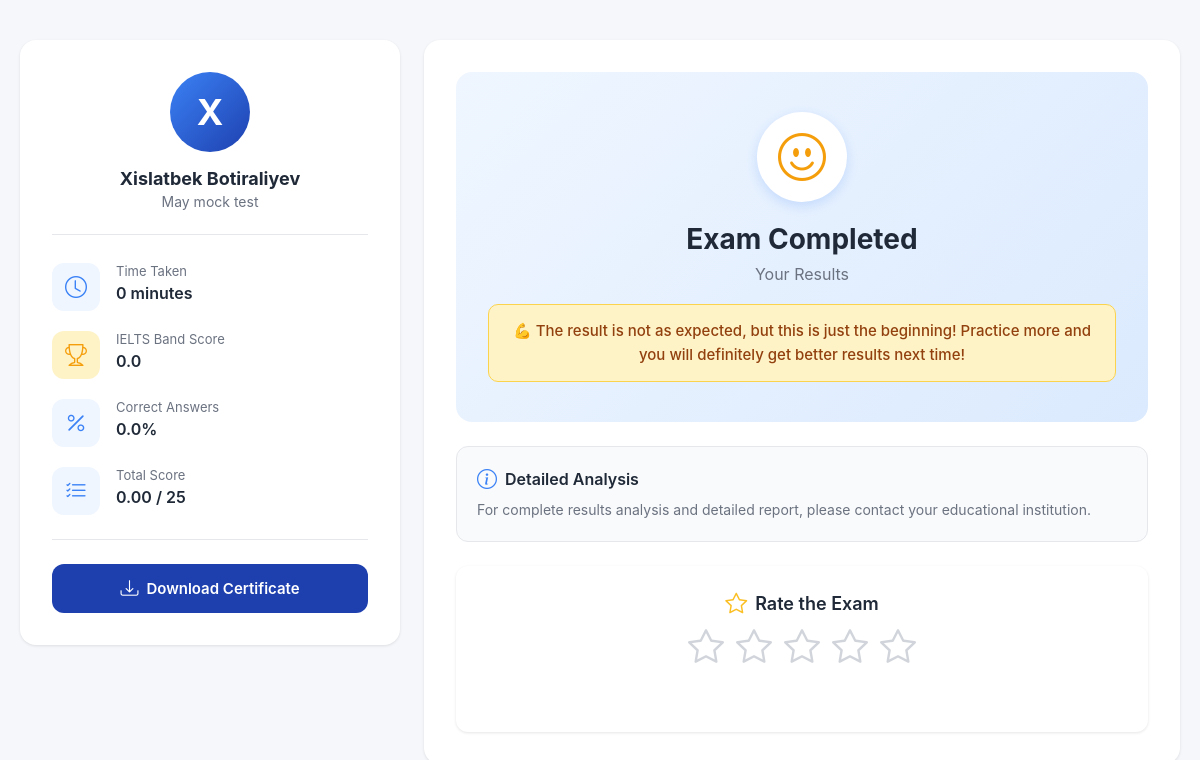
Screenshot of /results/32/ with the database file from the repository.
### results/models.py (models this page shows, shortened)
class Result(models.Model):
    student = models.ForeignKey(Student, on_delete=models.CASCADE, related_name='results')
    exam = models.ForeignKey(Exam, on_delete=models.CASCADE, related_name='results')
    exam_link = models.ForeignKey(ExamLink, on_delete=models.SET_NULL, null=True, related_name='results')
    score = models.DecimalField(max_digits=5, decimal_places=2)
    total_points = models.IntegerField()
    percentage = models.DecimalField(max_digits=5, decimal_places=2)
    answers = models.JSONField(default=dict, help_text='JSON format: {"question_id": "answer"}')
    time_taken = models.IntegerField(help_text='Time taken in seconds', null=True, blank=True)
    started_at = models.DateTimeField()
    completed_at = models.DateTimeField(auto_now_add=True)
    tab_switches = models.IntegerField(default=0, help_text='Number of times student switched tabs')
    class Meta:
        db_table = 'results'
        ordering = ['-completed_at']
        indexes = [
            models.Index(fields=['exam', '-completed_at']),
            models.Index(fields=['student', '-completed_at']),
        ]
    @property
    def band_score(self):
        if self.percentage >= 90:
            return 9.0
        elif self.percentage >= 80:
            return 8.0
        elif self.percentage >= 70:
            return 7.0
        elif self.percentage >= 60:
            return 6.0
        elif self.percentage >= 50:
            return 5.0
        elif self.percentage >= 40:
            return 4.0
        elif self.percentage >= 30:
            return 3.0
        elif self.percentage >= 20:
            return 2.0
        elif self.percentage >= 10:
            return 1.0
        return 0.0

### students/models.py (models this page shows, shortened)
class Student(models.Model):
    STUDENT_TYPE_CHOICES = [
        ('institution', 'Institution Student'),
        ('external', 'External Student'),
    ]
    first_name = models.CharField(max_length=100)
    last_name = models.CharField(max_length=100)
    phone = models.CharField(max_length=20)
    telegram_username = models.CharField(max_length=100, blank=True)
    email = models.EmailField(blank=True)
    student_type = models.CharField(max_length=20, choices=STUDENT_TYPE_CHOICES, default='external')
    teacher = models.ForeignKey('organizations.Teacher', on_delete=models.SET_NULL, null=True, blank=True, related_name='students', verbose_name="O'qituvchi")
    group = models.ForeignKey('organizations.Group', on_delete=models.SET_NULL, null=True, blank=True, related_name='students', verbose_name="Guruh")
    created_at = models.DateTimeField(auto_now_add=True)
    class Meta:
        db_table = 'students'
        ordering = ['-created_at']
    @property
    def full_name(self):
        return f"{self.first_name} {self.last_name}"

### exams/models.py (models this page shows, shortened)
class Exam(models.Model):
    organization = models.ForeignKey(settings.AUTH_USER_MODEL, on_delete=models.CASCADE, related_name='exams')
    title = models.CharField(max_length=255)
    description = models.TextField(blank=True)
    duration = models.IntegerField(help_text='Duration in minutes')
    is_active = models.BooleanField(default=True)
    created_at = models.DateTimeField(auto_now_add=True)
    updated_at = models.DateTimeField(auto_now=True)
    class Meta:
        db_table = 'exams'
        ordering = ['-created_at']

### results/views_mvt.py (the view, shortened to what this page needs)
def result_view(request, pk):
    result = get_object_or_404(Result, pk=pk)
    is_admin = request.user.is_authenticated and request.user == result.exam.organization
    question_results = []
    template_name = 'results/result_detail.html'
    incorrect_count = sum(1 for item in question_results if not item['is_correct'] and item['correct_answer'])
    context = {
        'result': result,
        'question_results': question_results,
        'is_admin': is_admin,
        'time_taken_minutes': result.time_taken // 60 if result.time_taken else 0,
        'incorrect_count': incorrect_count
    }
    return render(request, template_name, context)

### organizations/context_processors.py (called while the page is built)
def organization_settings(request):
    if request.user.is_authenticated and hasattr(request.user, 'settings'):
        return {
            'org_settings': request.user.settings
        }
    return {}

### templates/results/result_detail.html (shortened to what this page needs)
<!DOCTYPE html>
<html lang="en">
<head>
    <link href="https://cdn.jsdelivr.net/npm/bootstrap-icons@1.10.0/font/bootstrap-icons.css" rel="stylesheet">
</head>
<body>
<div class="container">
    <div class="left-column">
        <div class="card">
            <div class="student-header">
                <div class="student-avatar">
                    {{ result.student.full_name.0|upper }}
                </div>
                <div class="student-name">{{ result.student.full_name }}</div>
                <div class="exam-title">{{ result.exam.title }}</div>
            </div>
            <div class="detail-item">
                <div class="detail-icon">
                    <i class="bi bi-clock"></i>
                </div>
                <div class="detail-content">
                    <div class="detail-label">Time Taken</div>
                    <div class="detail-value">{{ time_taken_minutes }} minutes</div>
                </div>
            </div>
            <div class="detail-item">
                <div class="detail-icon {% if result.band_score >= 5 %}success{% else %}warning{% endif %}">
                    <i class="bi bi-trophy"></i>
                </div>
                <div class="detail-content">
                    <div class="detail-label">IELTS Band Score</div>
                    <div class="detail-value">{{ result.band_score }}</div>
                </div>
            </div>
            <div class="detail-item">
                <div class="detail-icon">
                    <i class="bi bi-percent"></i>
                </div>
                <div class="detail-content">
                    <div class="detail-label">Correct Answers</div>
                    <div class="detail-value">{{ result.percentage|floatformat:1 }}%</div>
                </div>
            </div>
            <div class="detail-item">
                <div class="detail-icon">
                    <i class="bi bi-list-check"></i>
                </div>
                <div class="detail-content">
                    <div class="detail-label">Total Score</div>
                    <div class="detail-value">{{ result.score }} / {{ result.total_points }}</div>
                </div>
            </div>
            <div style="margin-top: 24px; padding-top: 24px; border-top: 1px solid #e5e7eb;">
                <a href="{% url 'download_certificate' result.pk %}"
                   class="btn btn-primary"
                   style="width: 100%;"
                   onclick="allowDownload(event)">
                    <i class="bi bi-download"></i>
                    Download Certificate
                </a>
            </div>
        </div>
    </div>
    <div class="card">
        <div class="result-hero">
            <div class="trophy-icon {% if result.band_score >= 5 %}success{% else %}motivate{% endif %}">
                {% if result.band_score >= 5 %}
                    <i class="bi bi-trophy-fill"></i>
                {% else %}
                    <i class="bi bi-emoji-smile"></i>
                {% endif %}
            </div>
            {% if result.band_score >= 5 %}
                <h1 class="result-title">Congratulations!</h1>
                <p class="result-subtitle">Excellent performance</p>
                <p class="result-message success-message">🎉 You have completed the exam with great results!</p>
            {% else %}
                <h1 class="result-title">Exam Completed</h1>
                <p class="result-subtitle">Your Results</p>
                <p class="result-message motivate-message">💪 The result is not as expected, but this is just the beginning! Practice more and you will definitely get better results next time!</p>
            {% endif %}
        </div>
        <div class="info-box">
            <h3>
                <i class="bi bi-info-circle"></i>
                Detailed Analysis
            </h3>
            <p>For complete results analysis and detailed report, please contact your educational institution.</p>
        </div>
        <div class="rating-box">
            <h3 class="rating-title">
                <i class="bi bi-star"></i>
                Rate the Exam
            </h3>
            <div class="stars-container">
                <i class="bi bi-star star-icon" data-rating="1" onclick="setRating(1)"></i>
                <i class="bi bi-star star-icon" data-rating="2" onclick="setRating(2)"></i>
                <i class="bi bi-star star-icon" data-rating="3" onclick="setRating(3)"></i>
                <i class="bi bi-star star-icon" data-rating="4" onclick="setRating(4)"></i>
                <i class="bi bi-star star-icon" data-rating="5" onclick="setRating(5)"></i>
            </div>
            <div class="rating-feedback" id="ratingFeedback"></div>
        </div>
    </div>
</div>
</body>
</html>

### templates/results/result_detail.html (style rules this page uses)
* { margin: 0; padding: 0; box-sizing: border-box; }
body { background: #f5f7fa; min-height: 100vh; font-family: -apple-system, BlinkMacSystemFont, 'Segoe UI', Roboto, 'Inter', sans-serif; padding: 40px 20px; }
.container { max-width: 1200px; margin: 0 auto; display: grid; grid-template-columns: 380px 1fr; gap: 24px; align-items: start; }
.card { background: white; border-radius: 16px; padding: 32px; box-shadow: 0 1px 3px rgba(0, 0, 0, 0.1); }
.left-column { position: sticky; top: 20px; }
.student-header { text-align: center; margin-bottom: 28px; padding-bottom: 24px; border-bottom: 1px solid #e5e7eb; }
.student-avatar { width: 80px; height: 80px; border-radius: 50%; background: linear-gradient(135deg, #3b82f6, #1e40af); display: flex; align-items: center; justify-content: center; margin: 0 auto 16px; font-size: 36px; color: white; font-weight: 700; }
.student-name { font-size: 18px; font-weight: 700; color: #1f2937; margin-bottom: 4px; }
.exam-title { font-size: 14px; color: #6b7280; }
.detail-item { display: flex; align-items: start; gap: 16px; margin-bottom: 20px; }
.detail-icon { width: 48px; height: 48px; border-radius: 12px; background: #eff6ff; display: flex; align-items: center; justify-content: center; flex-shrink: 0; }
.detail-icon i { font-size: 22px; color: #3b82f6; }
.detail-icon.warning { background: #fef3c7; }
.detail-icon.warning i { color: #f59e0b; }
.detail-content { flex: 1; }
.detail-label { font-size: 13px; color: #6b7280; margin-bottom: 4px; }
.detail-value { font-size: 16px; font-weight: 600; color: #1f2937; }
.result-hero { text-align: center; padding: 40px 32px; background: linear-gradient(135deg, #eff6ff 0%, #dbeafe 100%); border-radius: 16px; margin-bottom: 24px; }
.trophy-icon { width: 90px; height: 90px; margin: 0 auto 20px; background: white; border-radius: 50%; display: flex; align-items: center; justify-content: center; font-size: 48px; box-shadow: 0 4px 12px rgba(59, 130, 246, 0.2); }
.trophy-icon.motivate { color: #f59e0b; }
.result-title { font-size: 28px; font-weight: 700; color: #1f2937; margin-bottom: 8px; }
.result-subtitle { font-size: 16px; color: #6b7280; margin-bottom: 20px; }
.result-message { padding: 14px 20px; border-radius: 10px; font-size: 15px; font-weight: 500; line-height: 1.6; }
.motivate-message { background: #fef3c7; border: 1px solid #fcd34d; color: #92400e; }
.info-box { background: #f9fafb; border: 1.5px solid #e5e7eb; border-radius: 12px; padding: 20px; margin-bottom: 24px; }
.info-box h3 { font-size: 16px; font-weight: 600; color: #1f2937; margin-bottom: 8px; display: flex; align-items: center; gap: 8px; }
.info-box h3 i { color: #3b82f6; font-size: 20px; }
.info-box p { font-size: 14px; color: #6b7280; line-height: 1.6; }
.btn { padding: 14px 24px; border-radius: 12px; border: none; font-size: 15px; font-weight: 600; cursor: pointer; transition: all 0.2s ease; display: flex; align-items: center; justify-content: center; gap: 8px; text-decoration: none; }
.btn-primary { background: #1e40af; color: white; }
.btn i { font-size: 18px; }
.rating-box { background: white; border-radius: 12px; padding: 24px; text-align: center; box-shadow: 0 1px 3px rgba(0, 0, 0, 0.1); }
.rating-title { font-size: 18px; font-weight: 600; color: #1f2937; margin-bottom: 8px; display: flex; align-items: center; justify-content: center; gap: 8px; }
.rating-title i { color: #fbbf24; font-size: 22px; }
.stars-container { display: flex; justify-content: center; gap: 12px; margin-bottom: 16px; }
.star-icon { font-size: 36px; color: #d1d5db; cursor: pointer; transition: all 0.2s ease; }
.rating-feedback { min-height: 24px; font-size: 14px; font-weight: 500; color: #10b981; animation: fadeIn 0.3s ease; }

### rows the page displays
Result: student.full_name.0 "X", student.full_name "Xislatbek Botiraliyev", exam "May mock test", band_score "0.0", percentage "0.0", score "0.00", total_points "25"

### other values shown
{{ time_taken_minutes }} "0"
